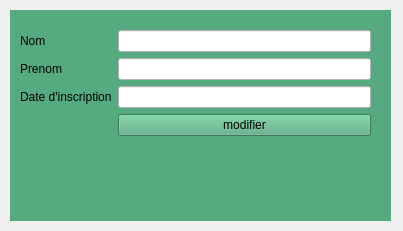
<?xml version="1.0" encoding="UTF-8"?>
<ui version="4.0">
 <class>ModifyMember</class>
 <widget class="QWidget" name="ModifyMember">
  <property name="geometry">
   <rect>
    <x>0</x>
    <y>0</y>
    <width>403</width>
    <height>231</height>
   </rect>
  </property>
  <property name="windowTitle">
   <string>Form</string>
  </property>
  <widget class="QWidget" name="widget" native="true">
   <property name="geometry">
    <rect>
     <x>10</x>
     <y>10</y>
     <width>381</width>
     <height>211</height>
    </rect>
   </property>
   <property name="styleSheet">
    <string notr="true">background-color: rgb(85, 170, 127);</string>
   </property>
   <widget class="QWidget" name="formLayoutWidget">
    <property name="geometry">
     <rect>
      <x>10</x>
      <y>20</y>
      <width>351</width>
      <height>161</height>
     </rect>
    </property>
    <layout class="QFormLayout" name="formLayout">
     <item row="0" column="0">
      <widget class="QLabel" name="nomLabel">
       <property name="text">
        <string>Nom</string>
       </property>
      </widget>
     </item>
     <item row="0" column="1">
      <widget class="QLineEdit" name="nomLineEdit">
       <property name="styleSheet">
        <string notr="true">background-color: rgb(255, 255, 255);</string>
       </property>
      </widget>
     </item>
     <item row="1" column="0">
      <widget class="QLabel" name="prenomLabel">
       <property name="text">
        <string>Prenom</string>
       </property>
      </widget>
     </item>
     <item row="1" column="1">
      <widget class="QLineEdit" name="prenomLineEdit">
       <property name="styleSheet">
        <string notr="true">background-color: rgb(255, 255, 255);</string>
       </property>
      </widget>
     </item>
     <item row="2" column="0">
      <widget class="QLabel" name="dateDInscriptionLabel">
       <property name="text">
        <string>Date d'inscription</string>
       </property>
      </widget>
     </item>
     <item row="2" column="1">
      <widget class="QLineEdit" name="dateDInscriptionLineEdit">
       <property name="styleSheet">
        <string notr="true">background-color: rgb(255, 255, 255);</string>
       </property>
      </widget>
     </item>
     <item row="3" column="1">
      <widget class="QPushButton" name="pushButton">
       <property name="text">
        <string>modifier</string>
       </property>
      </widget>
     </item>
    </layout>
   </widget>
  </widget>
 </widget>
 <resources/>
 <connections/>
</ui>
